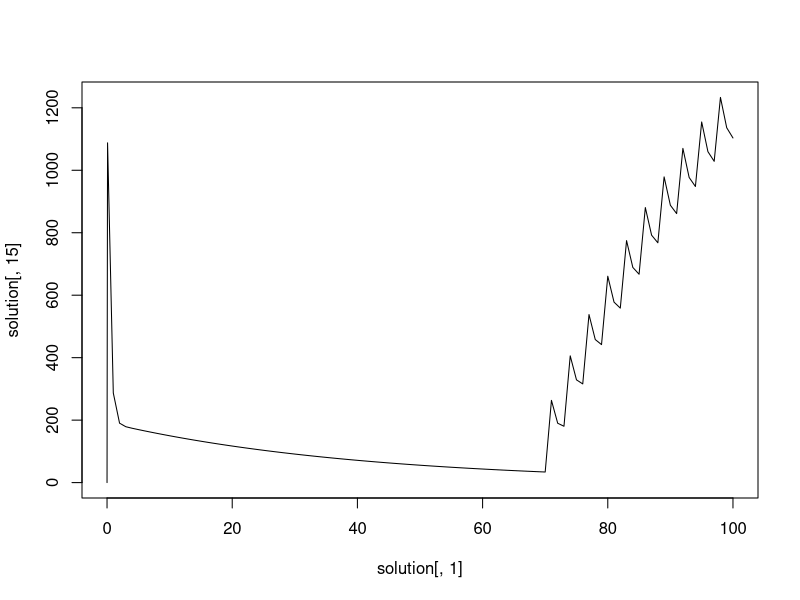

This figure's R source:
library(deSolve)  

##############
# User input #
##############

weight <- 70 #in kg
gender <- 0 #0 for male | 1 for female
dose <- 10  # in mg
infusion_time <- 5/60 #infusion time in hours
#C0_MU <- 0
##C0_AD <- 0
#C0_GO <- 0
#C0_SK <- 0
#C0_HT <- 0
#C0_BR <- 0
#C0_KI <- 0
#C0_RE <- 0
#C0_ST <- 0
#C0_IN <- 0
#C0_LU <- 0
#C0_LI <- 0
#C0_ART <- 0
#C0_VEN <- 0
user_input <-data.frame(weight ,gender, dose, infusion_time)


##########################################
# Function for creating parameter vector #
##########################################

create.params <- function(input){
    w <- input$weight
    gender <- input$gender
    dose <- input$dose
    Tinf <- input$infusion_time

    k1<-c(9.61e-02,-4.88e-06,3.05e-10,-3.62e-15,1.22e-20,0,0.17)
    k2<-c(3.95e-02,1.59e-05,-6.99e-10,1.09e-14,-5.26e-20,0,0.05)
    k3<-c(1.67e-04,6.2e-10,-6.54e-13,2.48e-17,-2.85e-22,1.03e-27,0.001)
    k4<-c(1.07e-01,-3.26e-06,6.11e-11,-5.43e-16,1.83e-21,0,0.05)
    k5<-c(8.53e-03,-4.07e-07,1.4e-11,-1.9e-16,1.05e-21,-1.94e-27,0.04)
    k6<-c(1.19e-01,-3.51e-06,4.28e-11,-1.82e-16,0,0,0.12)
    k7<-c(7.31e-03,-8.29e-08,5.71e-13,0,0,0,0.19)
    k8<-rep(0,6)
    k9<-c(1.88e-03,8.76e-08,-2.52e-12,1.86e-17,0,0,0.01)
    k10<-c(1.74e-02,-5.3e-07,1.18e-11,-6.74e-17,0,0,0.14)
    k11<-c(1.67e-02,-9.96e-08,-1.09e-13,1.13e-17,0,0,1)
    k12<-c(3.49e-02,-3.23e-07,2.13e-12,0,0,0,0.065)
    k13<-c(3.66e-02,-3.44e-07,5.00e-12, -2.59e-17,0.0,0.0)
    k14<-c(5.49e-02,-5.15e-07, 7.50e-12,-3.87e-17,0.0,0.0)
  
    k1_W<-c(1.17e-01,-3.59e-06,3.19e-10,-3.55e-15,-7.58e-22,0.0)
    k2_W<-c(5.91e-02,1.20e-05,-5.80e-10,1.12e-14,-6.36e-20,0.0)
    k3_W<-c(1.94e-04,-8.32e-09,3.15e-13,0.0,0.0,0.0)
    k4_W<-c(9.54e-02,-1.7e-06,-1.64e-13,2.64e-16,-1.49e-21,0.0)
    k5_W<-c(5.72e-03,-1.02e-07,2.53e-12,-2.71e-17,9.29e-23,0.0)
    k6_W<-c(1.12e-01,-3.33e-06,4.04e-11,-1.70e-16,0.0,0.0)
    k7_W<-c(8.04e-03,-1.38e-07,2.19e-12,-1.34e-17,0.0,0.0)
    k8_W<-rep(0,6)
    k9_W<-c(1.88e-03,8.76e-08,-2.52e-12,1.86e-17,0.0,0.0)
    k10_W<-c(1.89e-02,-6.62e-07,1.56e-11,-9.87e-17,0.0,0.0)
    k11_W<-c(1.74e-02,-7.14e-08,-6.78e-14,0.0,0.0,0.0)
    k12_W<-c(3.59e-02,-4.76e-07,8.50e-12,-5.45e-17,0.0,0.0)
    k13_W<-c(3.66e-02,-3.44e-07,5.00e-12, -2.59e-17,0.0,0.0)
    k14_W<-c(5.49e-02,-5.15e-07, 7.50e-12,-3.87e-17,0.0,0.0)
  
    #density<-c(1.041,0.916,1,1,1.03,1.035,1.05,1,1.05,1.042,1.05,1,1,1)#in kg/L
    density <- rep(1,14)
    flow_frac<-c(0.17,0.05,0.001,0.05,0.04,0.12,0.19,0,0.01,0.14,1,0.065)
  
    const<-list(k1,k2,k3,k4,k5,k6,k7,k8,k9,k10,k11,k12,k13,k14)
    const_W<-list(k1_W,k2_W,k3_W,k4_W,k5_W,k6_W,k7_W,k8_W,k9_W,k10_W,k11_W,k12_W,k13_W,k14_W)
    vol<-rep(0,14)
    flow<-rep(0,12)
    TF<-(187*(w)^0.81)*60/1000 #Total flow
    weight <- w
  
    if (gender==0){
      if (w>75){
        w<-75*1000
      }else{
        w<-w*1000
      }
      co<-const
      for (i in 1:14){
        vol[i]<-(co[[i]][1]+co[[i]][2]*w+co[[i]][3]*w^2+co[[i]][4]*w^3+co[[i]][5]*w^4+co[[i]][6]*w^5)
        vol[i]<-vol[i]*weight/density[i]
      }
    }else if (gender==1){
      if (w>65){
        w<-65*1000
      }else{
        w<-w*1000
      }
      co<-const_W
      for (i in 1:14){
        vol[i]<-(co[[i]][1]+co[[i]][2]*w+co[[i]][3]*w^2+co[[i]][4]*w^3+co[[i]][5]*w^4+co[[i]][6]*w^5)
        vol[i]<-vol[i]*weight/density[i]
      }
    }
    for (i in 1:12){
      flow[i]<-TF*flow_frac[i]
    }
    flow[8]<-TF-sum(flow)+TF
    vol[8]<-weight-sum(vol)
    combine<-c(flow,vol)
  
    return(  c("Q_MU" = combine[1], "Q_AD" = combine[2], "Q_TE" = combine[3], "Q_SK" = combine[4],
               "Q_HT" = combine[5],"Q_BR" = combine[6], "Q_KI" = combine[7],  "Q_RE" = combine[8], 
               "Q_ST" = combine[9], "Q_SPL" = combine[10], "Q_LU" = combine[11], "Q_LI"=combine[12], 
               "Q_ART" = combine[11], "Q_VEN" = combine[11], "V_MU" = combine[13], "V_AD" = combine[14], 
               "V_TE" = combine[15], "V_SK" = combine[16], "V_HT" = combine[17],"V_BR" = combine[18], 
               "V_KI" = combine[19], "V_RE"=combine[20], "V_ST"=combine[21],"V_SPL"=combine[22],
               "V_LU"=combine[23], "V_LI"=combine[24], "V_ART"=combine[25], "V_VEN"=combine[26], 
             "dose" = dose*1e06, "Tinf" = Tinf, "weight" = w, "gender" = gender))
  
}

### store them once
params <- create.params(user_input)

#################################################
# Function for creating initial values for ODEs #
#################################################

create.inits <- function(parameters){
  with( as.list(parameters),{
    Mu <- 0; Ad <- 0; Go <- 0; Sk <- 0; Ht <- 0; Br <- 0; Ki <- 0; Re <- 0; St <- 0; Spl <- 0; Lu <- 0; 
    Li <- 0; Art <- 0; Ven <- 0; 
    
    return(c("Mu" = Mu, "Ad" =  Ad,  "Go" = Go, "Sk" = Sk, "Ht" = Ht, "Br" = Br, "Ki" = Ki, "Re" = Re,
             "St" = St, "Spl" =Spl, "Lu" = Lu, "Li" = Li, "Art" = Art, "Ven" = Ven))
  }) 
}
##store the values
inits <- create.inits(params)

#################################################
# Function for creating events #
#################################################

create.events<- function(parameters){
    with( as.list(parameters),{
        parts <- 5
        addition <- dose/(V_VEN*1000*parts)
        addition2 <- dose/(V_VEN*1000)
        interval <- (100-70)/10
        start <- 70
        end <- 100
        events <- list(data = rbind(data.frame(var = c("Ven"),  time = seq(0, Tinf , by=Tinf/parts), 
                                         value = addition, method = c("add")), 
                                    
                                    data.frame(var = c("Ven"),  time = seq(start, end , by=interval), 
                                                            value = addition2, method = c("add")) ) )
        return(events)
  }) 
}

events <- create.events(params)

###################
# Custom function #
###################

custom.func <- function(x){
  if (x == 1){
    y = 64.5
  } else{
    y=100
  }
  return(y)
}
#################
# ODEs system   #
#################

ode.func <- function(time, Initial.values, Parameters, custom.func){
  with( as.list(c(Initial.values, Parameters)),{
    
  Kp_init <- c(0.56, 3.34, 0.76, 0.46, 0.86, 0.32, 0.73, 0.5, 0.75, 0.53, 0.71, 1.35) 
  a <- 0.12 # scaling factor
  Kp <- Kp_init * a # updated Kp vector
  Kp[2] <- 3.32 # Kp of adipose compartment
  
  KP_MU <- Kp[1]
  KP_AD <- Kp[2]
  KP_TE <- Kp[3]
  KP_SK <- Kp[4]
  KP_HT <- Kp[5]
  KP_BR <- Kp[6]
  KP_KI <- Kp[7]
  KP_RE <- Kp[8]
  KP_ST <- Kp[9]
  KP_SPL <- Kp[10]
  KP_LU <- Kp[11]
  KP_LI <- Kp[12]
  CL <- custom.func(1)
  Q_HA <-Q_LI
  Q_HP <-Q_ST + Q_SPL
  Q_H <- Q_HA+Q_HP
  f_UB <- 0.015/0.65 
  
  dMu <- (-Q_MU*Mu/(KP_MU*V_MU))+(Q_MU*Art/V_MU)
  dAd <- (-Q_AD*Ad/(KP_AD*V_AD))+(Q_AD*Art/V_AD)
  dGo <- (-Q_TE*Go/(KP_TE*V_TE))+(Q_TE*Art/V_TE)
  dSk <- (-Q_SK*Sk/(KP_SK*V_SK))+(Q_SK*Art/V_SK)
  dHt <- (-Q_HT*Ht/(KP_HT*V_HT))+(Q_HT*Art/V_HT)
  dBr <- (-Q_BR*Br/(KP_BR*V_BR))+(Q_BR*Art/V_BR)
  dKi <- (-Q_KI*Ki/(KP_KI*V_KI))+(Q_KI*Art/V_KI)
  dRe <- (-Q_RE*Re/(KP_RE*V_RE))+(Q_RE*Art/V_RE)
  dSt <- (-Q_ST*St/(KP_ST*V_ST))+(Q_ST*Art/V_ST)
  dSpl <- (-Q_SPL*Spl/(KP_SPL*V_SPL))+(Q_SPL*Art/V_SPL)
  dLu <- (-Q_LU*Lu/(KP_LU*V_LU))+(Q_VEN*Ven/V_LU)
  dLi <- (Q_HA*Art/V_LI)+(Q_ST*St/(KP_ST*V_LI))+(Q_SPL*Spl/(KP_SPL*V_LI))-(((Q_H+CL*f_UB)/(KP_LI*V_LI))*Li)
  dArt <- (-Q_ART*Art/V_ART)+(Q_LU*Lu/(V_ART*KP_LU))
  dVen <- (-Q_LU*Ven/V_VEN)+(Q_H*Li/(KP_LI*V_VEN))+(Q_KI*Ki/(KP_KI*V_VEN))+
      (Q_MU*Mu/(KP_MU*V_VEN))+(Q_AD*Ad/(KP_AD*V_VEN))+(Q_SK*Sk/(KP_SK*V_VEN))+
      (Q_TE*Go/(KP_TE*V_VEN))+(Q_HT*Ht/(KP_HT*V_VEN))+(Q_BR*Br/(KP_BR*V_VEN))+
      (Q_RE*Re/(KP_RE*V_VEN))
  
  
    
  list(c(dMu= dMu, dAd = dAd, dGo = dGo, dSk = dSk, dHt = dHt, dBr = dBr, dKi = dKi, dRe = dRe, dSt = dSt,
         dSpl = dSpl, dLu = dLu, dLi = dLi, dArt = dArt, dVen = dVen))       
  }) }

##############################################

sample_time <- c(0, 5/60, 0.25, 0.5, 0.75, 1, 1.5, 2, 3, 4, 6, 8, 10, 12, 24, 36, 48, 72, 100) # in hours
sample_time <- seq(0,100, by=1)
solution <- ode(times = sample_time,  func = ode.func, y = inits, parms = params, 
                custom.func = custom.func, method="lsodes",  events = events)
solution

plot(solution[,1],solution[,15], type = "l")
#deploy.pbpk(user_input, predicted.feats, create.params, create.inits, create.events, 
 #            custom.func, ode.func)
